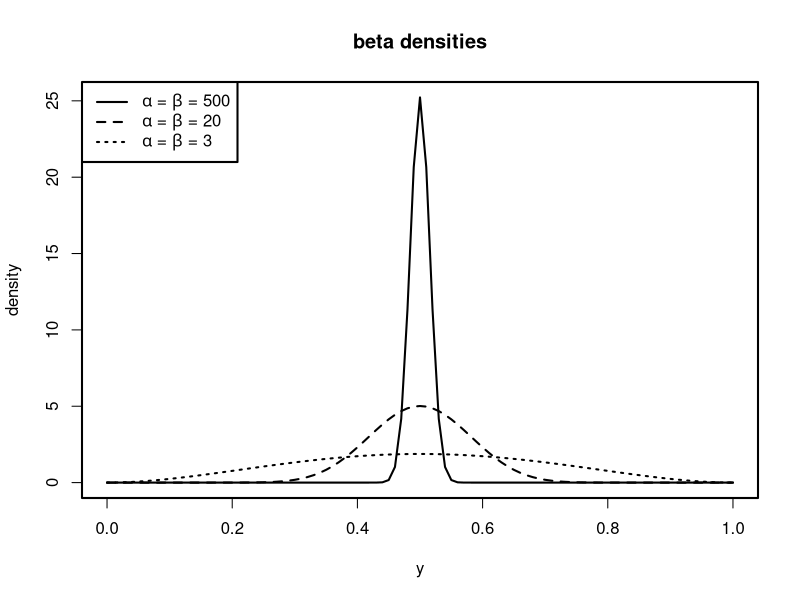

Reproduce this figure in R.

x = seq(0,1,.01)

postscript("beta_densities2.ps",width=6,height=5)
par(lwd=2)
plot(x,dbeta(x,500,500),type="l",lty=1,xlab="y",
   ylab="density",main="beta densities")
lines(x,dbeta(x,20,20),type="l",lty=2)
lines(x,dbeta(x,3,3),type="l",lty=3)

legend("topleft",c(
   expression(paste(alpha," = ",beta," = 500")) ,
   expression(paste(alpha," = ",beta," = 20")),
   expression(paste(alpha," = ",beta," = 3"))),
   lty=c(1,2,3))
graphics.off()
